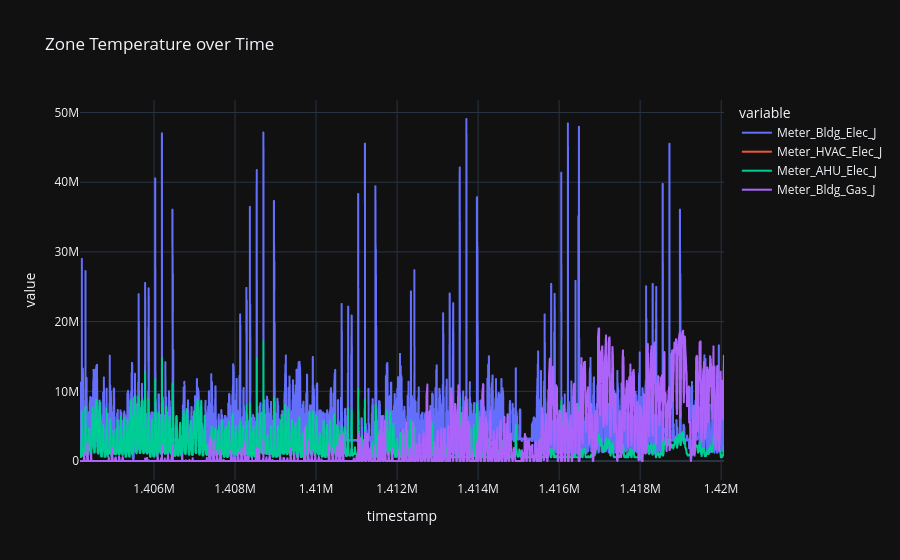

The code cell stored with this chart in its notebook:
### Code cell
fig = px.line(
    df, 
    x='timestamp', 
    y=['Meter_Bldg_Elec_J','Meter_HVAC_Elec_J','Meter_AHU_Elec_J','Meter_Bldg_Gas_J'], 
    title='Zone Temperature over Time'
)

# Show the plot
fig.show()

### Figure 1 — Plotly figure (JSON) as saved in the notebook; plotly's stock layout.template omitted (floating-point values rounded to 4 significant figures; data arrays with more than 128 entries replaced by an {"elided": "..."} marker saying what was removed)
{"data": [{"hovertemplate": "variable=Meter_Bldg_Elec_J<br>timestamp=%{x}<br>value=%{y}<extra></extra>", "legendgroup": "Meter_Bldg_Elec_J", "line": {"color": "#636efa", "dash": "solid"}, "marker": {"symbol": "circle"}, "mode": "lines", "name": "Meter_Bldg_Elec_J", "showlegend": true, "type": "scattergl", "x": {"elided": "17664 int values"}, "xaxis": "x", "y": {"elided": "17664 float values"}, "yaxis": "y"}, {"hovertemplate": "variable=Meter_HVAC_Elec_J<br>timestamp=%{x}<br>value=%{y}<extra></extra>", "legendgroup": "Meter_HVAC_Elec_J", "line": {"color": "#EF553B", "dash": "solid"}, "marker": {"symbol": "circle"}, "mode": "lines", "name": "Meter_HVAC_Elec_J", "showlegend": true, "type": "scattergl", "x": {"elided": "17664 int values"}, "xaxis": "x", "y": {"elided": "17664 float values"}, "yaxis": "y"}, {"hovertemplate": "variable=Meter_AHU_Elec_J<br>timestamp=%{x}<br>value=%{y}<extra></extra>", "legendgroup": "Meter_AHU_Elec_J", "line": {"color": "#00cc96", "dash": "solid"}, "marker": {"symbol": "circle"}, "mode": "lines", "name": "Meter_AHU_Elec_J", "showlegend": true, "type": "scattergl", "x": {"elided": "17664 int values"}, "xaxis": "x", "y": {"elided": "17664 float values"}, "yaxis": "y"}, {"hovertemplate": "variable=Meter_Bldg_Gas_J<br>timestamp=%{x}<br>value=%{y}<extra></extra>", "legendgroup": "Meter_Bldg_Gas_J", "line": {"color": "#ab63fa", "dash": "solid"}, "marker": {"symbol": "circle"}, "mode": "lines", "name": "Meter_Bldg_Gas_J", "showlegend": true, "type": "scattergl", "x": {"elided": "17664 int values"}, "xaxis": "x", "y": {"elided": "17664 float values"}, "yaxis": "y"}], "layout": {"legend": {"title": {"text": "variable"}, "tracegroupgap": 0}, "title": {"text": "Zone Temperature over Time"}, "xaxis": {"anchor": "y", "domain": [0, 1], "title": {"text": "timestamp"}}, "yaxis": {"anchor": "x", "domain": [0, 1], "title": {"text": "value"}}}}
